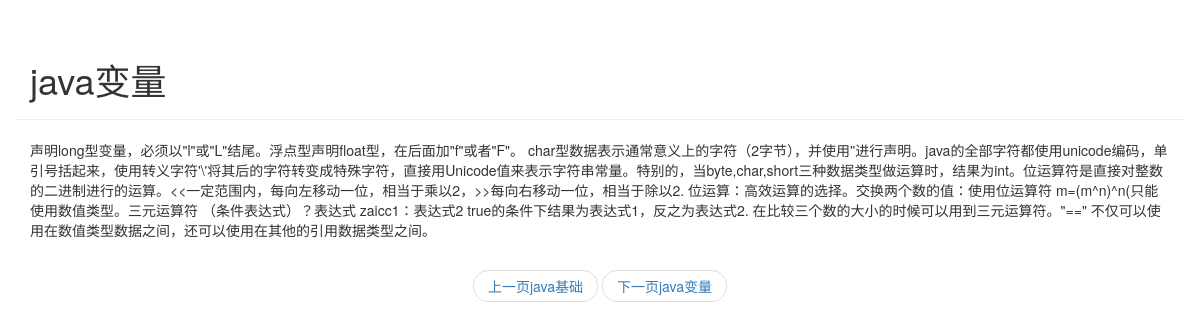
Screenshot of /blog/curr/3 with the database file from the repository.
### blog/models.py (models this page shows, shortened)
class Article(models.Model):
    article_id=models.AutoField(primary_key=True)
    title=models.TextField()
    brief_content=models.TextField()
    content=models.TextField()
    publish_data=models.DateTimeField(auto_now=True)

### blog/views.py (the view)
# urls.py: path('curr/<int:article_id>',blog.views.get_detail)
def get_detail(request,article_id):
    all_article=Article.objects.all()
    curr_article=None
    pre_index=0
    next_index=0
    for index,article in enumerate(all_article):
        if index==0:
            pre_index=0
            next_index=index+1
        elif index==len(all_article)-1:
            pre_index=index-1
            next_index=index
        else:
            pre_index=index-1
            next_index=index+1
        if article.article_id==article_id:
            curr_article=article
            pre_article=all_article[pre_index]
            next_article=all_article[next_index]
            break
    section=curr_article.content.split('\n')
    return render(request,'blog/detail.html',
                  {
                      'curr_article':curr_article,
                      'section':section,
                      'previous':pre_article,
                      'next':next_article
                  }
                  )

### blog/templates/blog/detail.html (shortened to what this page needs)
<!DOCTYPE html>
<html lang="en">
<head>
    <link rel="stylesheet" href="https://cdn.jsdelivr.net/npm/bootstrap@3.3.7/dist/css/bootstrap.min.css">
</head>
<body>
<div class="container page-header">
   <h1>{{curr_article.title}}</h1>
</div>
<div class="container page-body">
        <div class="body-main">
            <div>
                {% for curr in section %}
                <p>{{curr}}</p>
                {% endfor %}
            </div>
        </div>
</div>
<div>
    <nav aria-label="...">
  <ul class="pager">
    <li><a href="/blog/curr/{{previous.article_id}}">上一页{{previous.title}}</a></li>
    <li><a href="/blog/curr/{{next.article_id}}">下一页{{next.title}}</a></li>
  </ul>
</nav>
</div>
</body>
</html>

### rows the page displays
Article: title "java变量", section "声明long型变量，必须以\"l\"或\"L\"结尾。浮点型声明float型，在后面加\"f\"或者\"F\"。 char型数据表示通常意义上的字符（2字节），并使用''进行声明。java的全部字符都使用unicode编码，单引号括起来，使用转义字符'\\'将其后的字符转变成特殊字符，直接用Unicode值来表示字符串常量。特别的，当byte,char,short三种数据类型做运算时，结果为int。位运算符是直接对整数的二进制进行的运算。<<一定范围内，每向左移动一位，相当于乘以2，>>每向右移动一位，相当于除以2. 位运算：高效运算的选择。交换两个数的值：使用位运算符 m=(m^n)^n(只能使用数值类型。三元运算符 （条件表达式）？表达式 zaicc1：表达式2 true的条件下结果为表达式1，反之为表达式2. 在比较三个数的大小的时候可以用到三元运算符。\"==\" 不仅可以使用在数值类型数据之间，还可以使用在其他的引用数据类型之间。"
Article: title "java基础"
